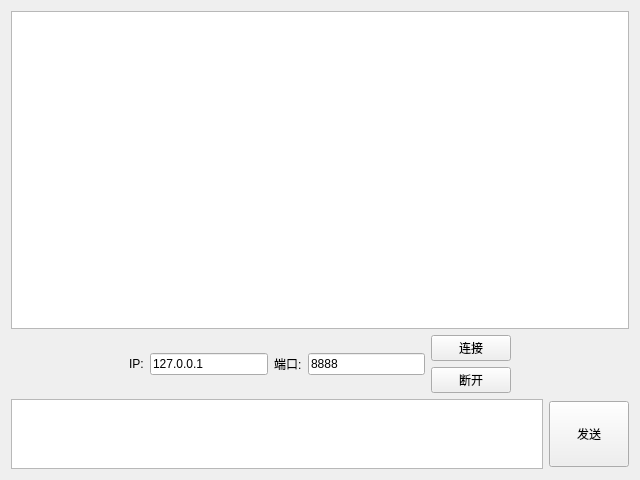
<?xml version="1.0" encoding="UTF-8"?>
<ui version="4.0">
 <class>WidgetTCPAssistantClient</class>
 <widget class="QWidget" name="WidgetTCPAssistantClient">
  <property name="geometry">
   <rect>
    <x>0</x>
    <y>0</y>
    <width>640</width>
    <height>480</height>
   </rect>
  </property>
  <property name="windowTitle">
   <string>网络调试助手-客户端  (Ithaca weili_yzzcq@163.com)</string>
  </property>
  <layout class="QGridLayout" name="gridLayout" rowstretch="5,1,1">
   <item row="0" column="0">
    <widget class="QTextEdit" name="textEdit_recv"/>
   </item>
   <item row="1" column="0">
    <layout class="QHBoxLayout" name="horizontalLayout">
     <item>
      <spacer name="horizontalSpacer_2">
       <property name="orientation">
        <enum>Qt::Horizontal</enum>
       </property>
       <property name="sizeHint" stdset="0">
        <size>
         <width>40</width>
         <height>20</height>
        </size>
       </property>
      </spacer>
     </item>
     <item>
      <widget class="QLabel" name="label">
       <property name="text">
        <string>IP:</string>
       </property>
      </widget>
     </item>
     <item>
      <widget class="QLineEdit" name="lineEdit_IP">
       <property name="text">
        <string>127.0.0.1</string>
       </property>
      </widget>
     </item>
     <item>
      <widget class="QLabel" name="label_2">
       <property name="text">
        <string>端口:</string>
       </property>
      </widget>
     </item>
     <item>
      <widget class="QLineEdit" name="lineEdit_port">
       <property name="text">
        <string>8888</string>
       </property>
      </widget>
     </item>
     <item>
      <layout class="QVBoxLayout" name="verticalLayout">
       <item>
        <widget class="QPushButton" name="btn_connect">
         <property name="text">
          <string>连接</string>
         </property>
        </widget>
       </item>
       <item>
        <widget class="QPushButton" name="btn_disconnect">
         <property name="text">
          <string>断开</string>
         </property>
        </widget>
       </item>
      </layout>
     </item>
     <item>
      <spacer name="horizontalSpacer">
       <property name="orientation">
        <enum>Qt::Horizontal</enum>
       </property>
       <property name="sizeHint" stdset="0">
        <size>
         <width>40</width>
         <height>20</height>
        </size>
       </property>
      </spacer>
     </item>
    </layout>
   </item>
   <item row="2" column="0">
    <layout class="QHBoxLayout" name="horizontalLayout_2">
     <item>
      <widget class="QTextEdit" name="textEdit_send"/>
     </item>
     <item>
      <widget class="QPushButton" name="btn_send">
       <property name="minimumSize">
        <size>
         <width>0</width>
         <height>66</height>
        </size>
       </property>
       <property name="maximumSize">
        <size>
         <width>16777215</width>
         <height>66</height>
        </size>
       </property>
       <property name="text">
        <string>发送</string>
       </property>
      </widget>
     </item>
    </layout>
   </item>
  </layout>
 </widget>
 <resources/>
 <connections/>
</ui>
